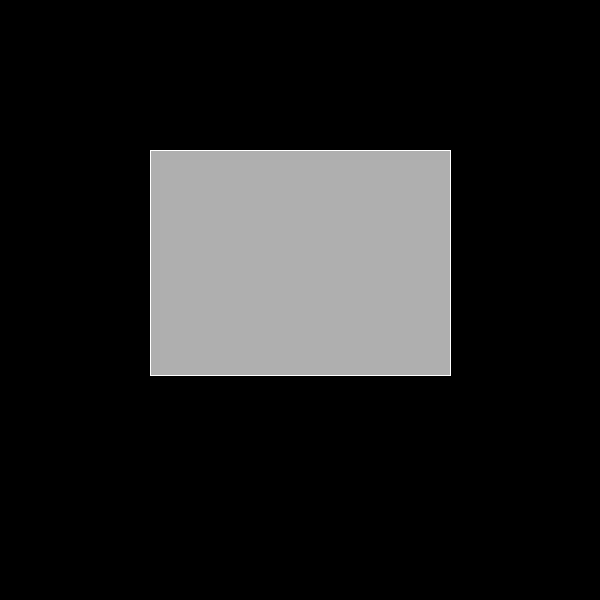
Frame 1 (no input)
Frame 60 (the mouse pressed at the canvas centre just before this capture): identical to frame 1, image omitted
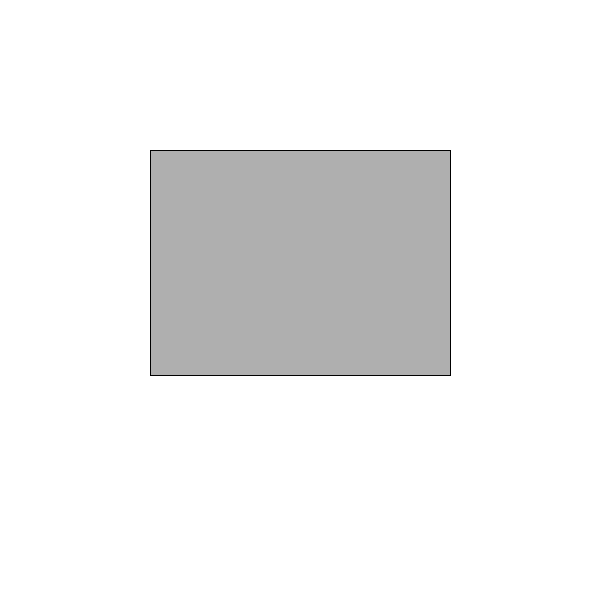
Frame 120 (the mouse held since frame 60 and released just before this capture)

The Processing sketch that drew these frames (run headless with seeded random() and noise(); from frame 60 on, the mouse is pressed at the canvas centre):

// Processing sketch: ch5_ex4_hold_down_button
// ── ch5_ex4_hold_down_button.pde
boolean button = false;

int x = 150;
int y = 150;
int w = 300;
int h = 225;

void setup() { 
  size(600,600);
}

void draw() {
  if (mouseX > x && mouseX < x+w && mouseY > y && mouseY < y+h && mousePressed) {
    button = true;
  } else {
    button = false;
  }
  
  if (button) {
    background(255);
    stroke(0);
  } else {
    background(0);
    stroke(255);
  }
  
  fill(175);
  rect(x,y,w,h);
  
}
